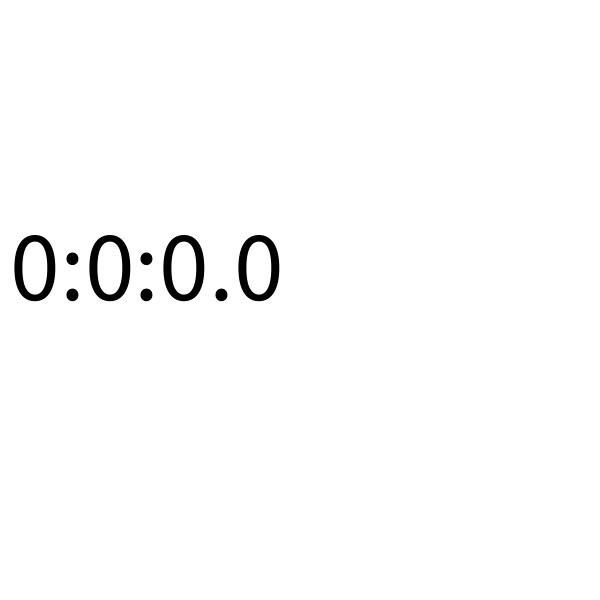
Frame 1 (no input)
Frame 60 (the mouse pressed at the canvas centre just before this capture): identical to frame 1, image omitted
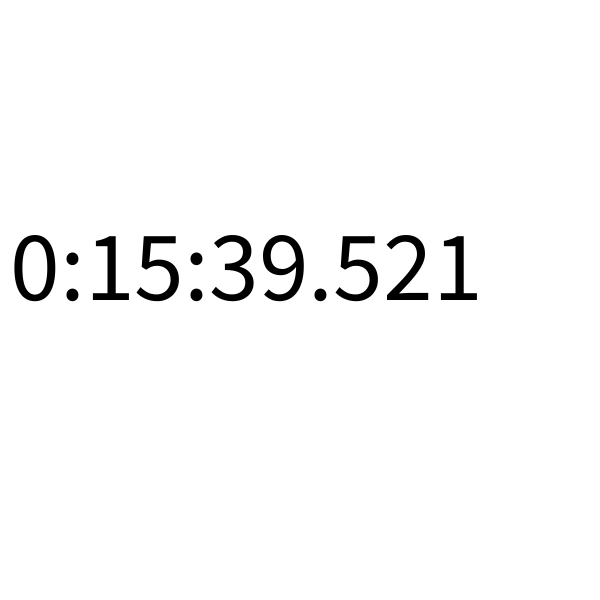
Frame 120 (the mouse held since frame 60 and released just before this capture)

The Processing sketch that drew these frames (run headless with seeded random() and noise(); from frame 60 on, the mouse is pressed at the canvas centre):

// Processing sketch: Klok
// ── Klok.pde
int t = 0;
int ms = 0;
int s = 0;
int m = 0;
int h = 0;
float speed = 1;

void setup() {
  size(600, 600);
}

void draw() {
  speed = sq(mouseX / 10);
  background(255);
  t += 1000/frameRate * speed;
  ms = t % 1000;
  s = floor(t / 1000) % 60;
  m = floor(t / 1000) / 60 % 60;
  h = floor(t / 1000) / 3600 % 24;
  fill(0);
  textSize(100);
  text(h + ":" + m + ":" +s + "." +ms, 10, 300);
}
